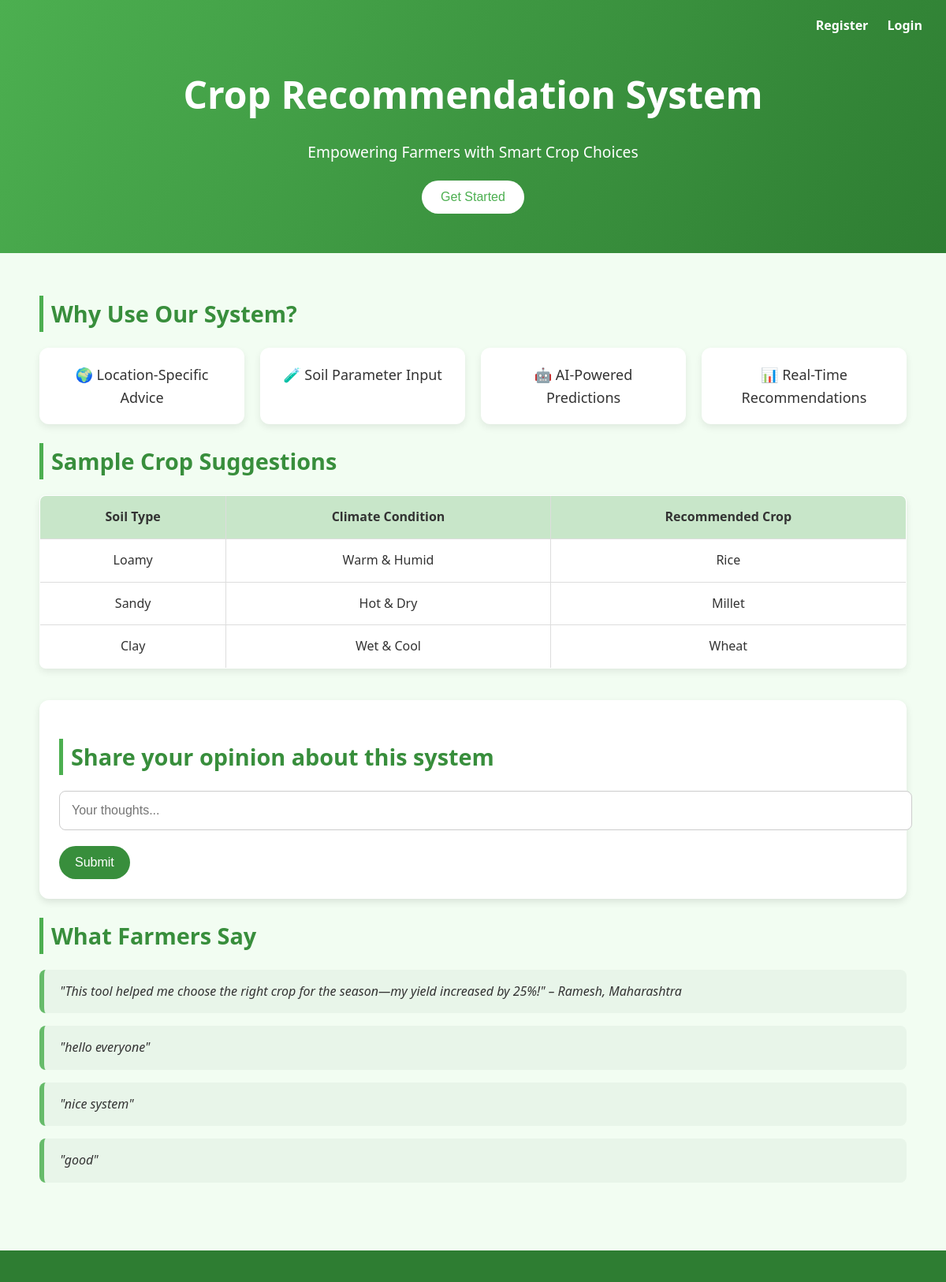
Before: / with the older database file.
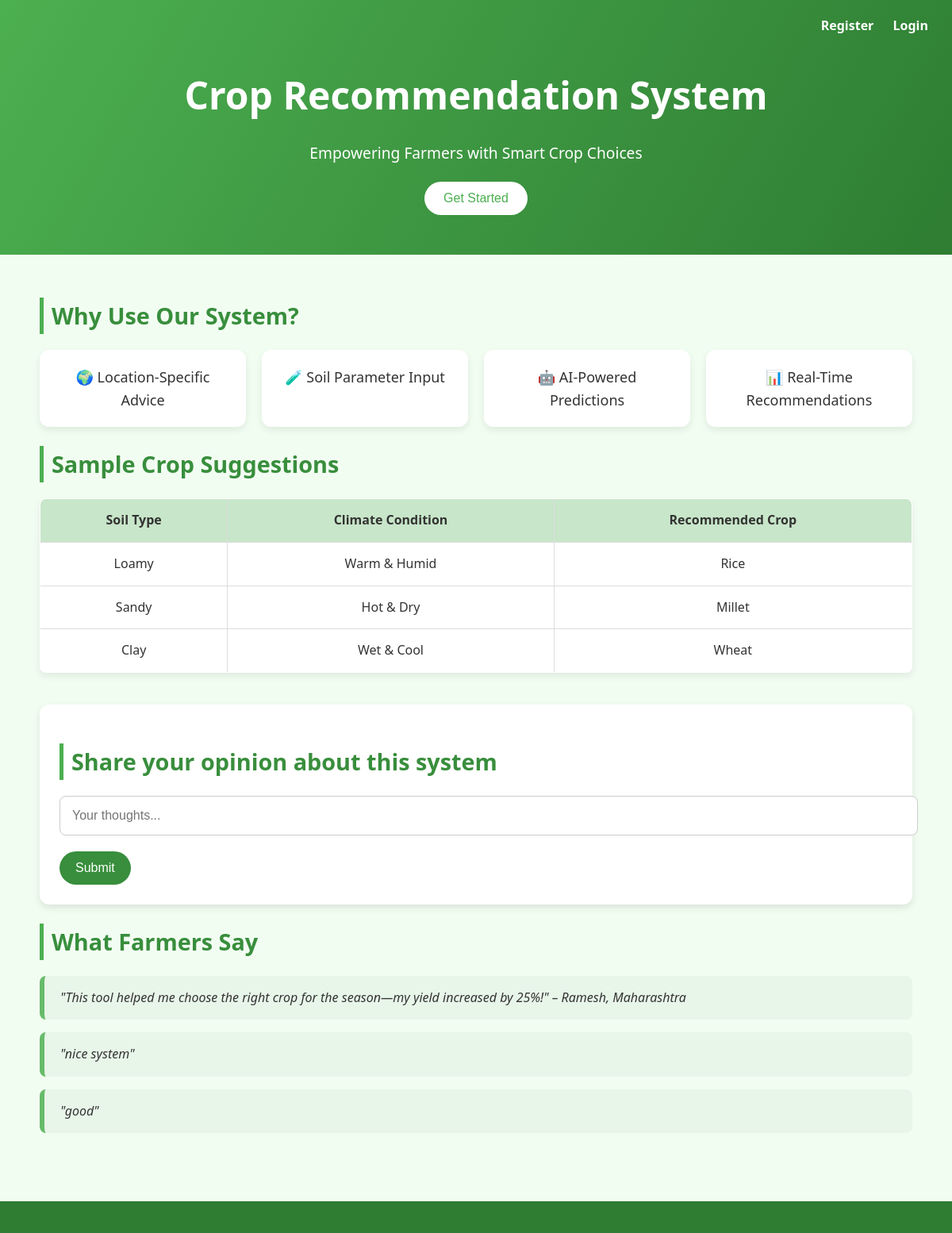
After: the same page with the newer database file.
### myapp/models.py (models this page shows)
class opinion(models.Model):
    op=models.CharField(max_length=60)
    created_at = models.DateTimeField(default=timezone.now)

### myapp/views.py (the view)
# urls.py: 2. Add a URL to urlpatterns:  path('', views.home, name='home')
def home(request):
    if request.method=="POST":
        tex=request.POST.get("te")
        if tex:
            obj1=opinion(op=tex)
            obj1.save()
        return redirect("home")
    all_opinions = opinion.objects.order_by('-created_at')  # most recent first
    return render(request, 'home.html', {'opinions': all_opinions})

### templates/home.html (shortened to what this page needs)
<!DOCTYPE html>
<html lang="en">
<head>
</head>
<body>
  <header>
    <h1>Crop Recommendation System</h1>
    <p>Empowering Farmers with Smart Crop Choices</p>
    <button onclick="window.location.href='/register'">Get Started</button>
    <section id="input-section" class="rl">
        <a href="register">Register</a>
        <a href="login">Login</a>
    </section>
  </header>
  <div class="container">
    <section class="features">
      <h2>Why Use Our System?</h2>
      <div class="feature-list">
        <div class="feature-item">🌍 Location-Specific Advice</div>
        <div class="feature-item">🧪 Soil Parameter Input</div>
        <div class="feature-item">🤖 AI-Powered Predictions</div>
        <div class="feature-item">📊 Real-Time Recommendations</div>
      </div>
    </section>
    <section class="sample">
      <h2>Sample Crop Suggestions</h2>
      <table>
        <tr>
          <th>Soil Type</th>
          <th>Climate Condition</th>
          <th>Recommended Crop</th>
        </tr>
        <tr>
          <td>Loamy</td>
          <td>Warm & Humid</td>
          <td>Rice</td>
        </tr>
        <tr>
          <td>Sandy</td>
          <td>Hot & Dry</td>
          <td>Millet</td>
        </tr>
        <tr>
          <td>Clay</td>
          <td>Wet & Cool</td>
          <td>Wheat</td>
        </tr>
      </table>
    </section>
    <section class="testimonials">
      <form method="POST">
        <h2>Share your opinion about this system</h2>
        <input type="text" placeholder="Your thoughts..." name="te" required />
        <button type="submit">Submit</button>
      </form>
      <h2>What Farmers Say</h2>
      <p><em>"This tool helped me choose the right crop for the season—my yield increased by 25%!"</em> – Ramesh, Maharashtra</p>
      {% for x in opinions %}
        <p><em>"{{ x.op }}"</em></p>
      {% empty %}
        <p>No opinions yet. Be the first to share!</p>
      {% endfor %}
    </section>
  </div>
  <footer>
  </footer>
</body>
</html>

Changed rows visible on the page:
removed opinion: op "hello everyone"
